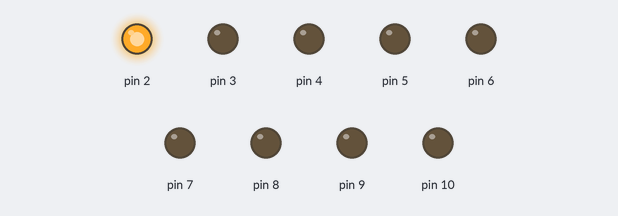
A sketch run on a simulated Arduino Uno, built with avr-gcc and run on an emulated ATmega328P. On the bench: output pins drawn as LEDs (lit = HIGH).

Above: at 0.02 s.
At 0.62 s:
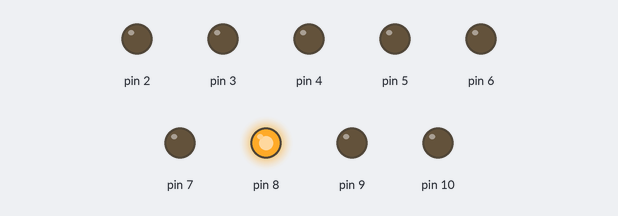
At 1.32 s:
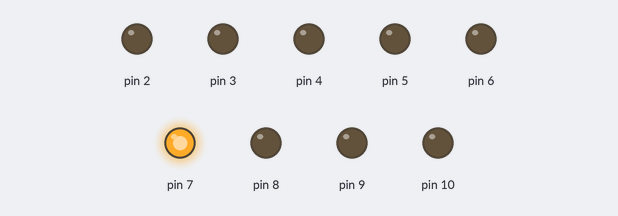
At 2.02 s:
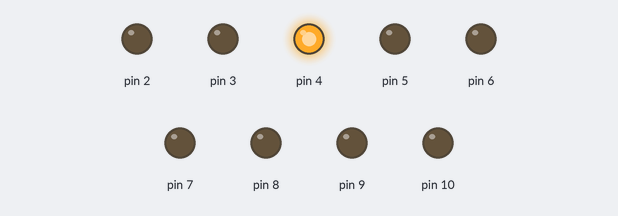
At 2.72 s:
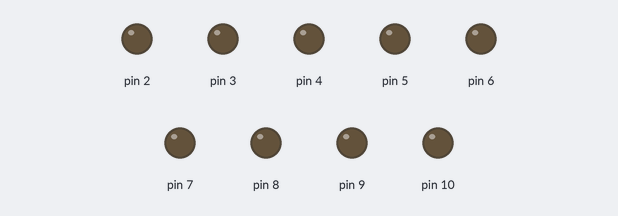
At 4.02 s:
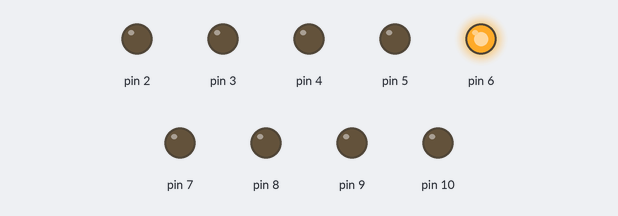
Timing chart, 0 to 4.3 s (numbered marks = the images above):
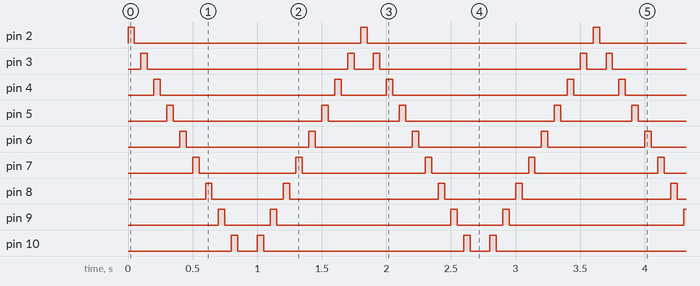

Measured:
- by itself, pin 2: alternates HIGH for 0.05 s and LOW for 1.8 s
- by itself, pin 3: repeats every 1.8 s: LOW 1.6 s, HIGH 0.05 s, LOW 0.15 s, HIGH 0.05 s
- by itself, pin 4: repeats every 1.8 s: LOW 1.4 s, HIGH 0.05 s, LOW 0.35 s, HIGH 0.05 s
- by itself, pin 5: repeats every 1.8 s: LOW 1.2 s, HIGH 0.05 s, LOW 0.55 s, HIGH 0.05 s
- by itself, pin 6: repeats every 1.8 s: LOW 0.95 s, HIGH 0.05 s, LOW 0.75 s, HIGH 0.05 s
- by itself, pin 7: repeats every 1.8 s: LOW 0.75 s, HIGH 0.05 s, LOW 0.95 s, HIGH 0.05 s
- by itself, pin 8: repeats every 1.8 s: LOW 0.55 s, HIGH 0.05 s, LOW 1.2 s, HIGH 0.05 s
- by itself, pin 9: repeats every 1.8 s: LOW 0.35 s, HIGH 0.05 s, LOW 1.4 s, HIGH 0.05 s

The sketch:

Luces_Autofanastico.ino
```cpp
/*
Fundación Kinal
Centro Educativo Técnico Labral Kinal
Electrónica
Grado: Quinto
Sección: A
Curso: Taller de Electrónica Digital y Reparación de Computadoras I
Nombre: Carlos Alexander Quim Chapaz
Carné: 2019172 
*/
#define PMO(pin) pinMode(pin,OUTPUT)
int i;

void setup() {
for(i=2;i<11;i++){
  PMO(i);
}
}

void loop() {

  for(i=2;i<11;i++){
    digitalWrite(i,HIGH);
    delay(50);
    digitalWrite(i,LOW);
    delay(50);
  }

  for(i=11;i>2;i--){
    digitalWrite(i,HIGH);
    delay(50);
    digitalWrite(i,LOW);
    delay(50);
  }
}
```
